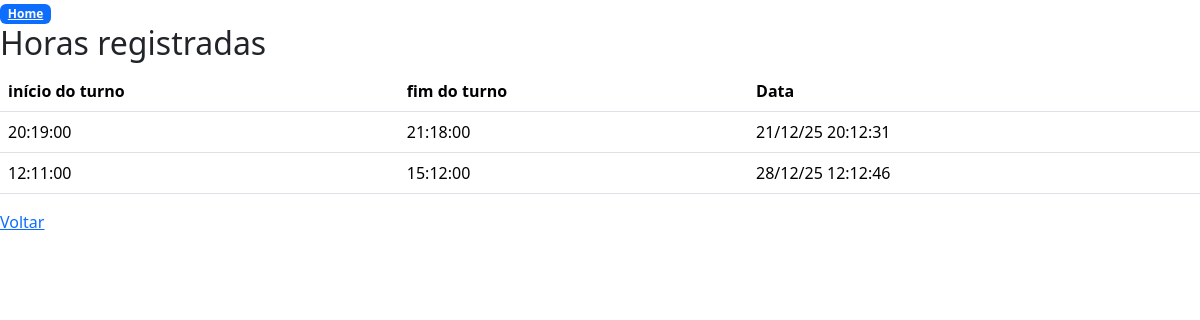
Screenshot of /horastrabalhadas.php?idestagiario=80&idprojeto=4 (signed in) with the database file from the repository.
### tables this page shows
CREATE TABLE `bancohoras` (
  `id` int NOT NULL AUTO_INCREMENT,
  `hora_entrada` time DEFAULT NULL,
  `hora_saida` time DEFAULT NULL,
  `data` datetime DEFAULT NULL,
  `idprojeto` int DEFAULT NULL,
  `idestagiario` int DEFAULT NULL,
  PRIMARY KEY (`id`)
);

### src/Controller/BancoHorasController.php (called while the page is built, shortened)
<?php
class BancoHorasController
{
    public function loadByIpes($idprojeto, $idestagiario){
        $model = new BancoHorasModel;
        $result = $model->loadByIpes($idprojeto, $idestagiario);
        return $result;
    }
}

### src/Model/BancoHorasModel.php (called while the page is built, shortened)
<?php
class BancoHorasModel
{
    protected $data;
    public function getData() {
        return $this->data;
    }
    protected $hora_entrada;
    public function getHoraEntrada()
    {
        return $this->hora_entrada;
    }
    protected $hora_saida;
    public function getHoraSaida()
    {
        return $this->hora_saida;
    }
public function loadByIpes($idprojeto, $idestagiario){
    $db = new ConexaoMysql();
        $db->conectar();
        $idprojeto = (int) $idprojeto;
        $idestagiario = (int) $idestagiario;
        $resultList = $db->consultarPrepared('SELECT * FROM bancohoras WHERE idprojeto = ? AND idestagiario = ?', 'ii', [$idprojeto, $idestagiario]);
        $db->desconectar();
        $listahoras= [];
        if ($db->total > 0) {
          foreach ($resultList as $value) {
            $obj = new BancoHorasModel;
            $obj->id=$value['id'];
            $obj->hora_entrada = $value['hora_entrada'];
            $obj->hora_saida = $value['hora_saida'];
        $obj->data= strtotime($value['data']);
        $obj->idprojeto= $value['idprojeto'];
        $obj->idestagiario = $value['idestagiario'];
        $listahoras[]=$obj;
          }
          return $listahoras;
}
    }
}

### src/Model/ConexaoMysql.php (called while the page is built, shortened)
<?php
class ConexaoMysql {
    protected $mysqli;
    protected $server = '127.0.0.1';
    protected $user = 'root';
    protected $pass = '';
    protected $dataBase = 'estagioctism';
    public function Conectar(){
        $this->mysqli = new mysqli($this->server, $this->user, $this-> pass, $this->dataBase);
        $this->mysqli->set_charset('utf8');
    }
    public function Desconectar(){
        if ($this->mysqli) {
            $this->mysqli = null;
        }
    }
    public function consultarPrepared($sql, $types = null, $params = []){
        $stmt = $this->mysqli->prepare($sql);
        if ($types && count($params) > 0) {
            $refs = [];
            $refs[] = $types;
            for ($i = 0; $i < count($params); $i++) {
                $refs[] = &$params[$i];
            }
            call_user_func_array([$stmt, 'bind_param'], $refs);
        }
        $stmt->execute();
        $result = $stmt->get_result();
        if ($result) {
            $this->total = $result->num_rows;
            $data = $result->fetch_all(MYSQLI_ASSOC);
            return $data;
        }
        return [];
    }
}

### horastrabalhadas.php (the view, shortened to what this page needs)
<?php
require_once 'shared/header.php';
?>
<div class="mb -4">
  <h2> Horas registradas</h2>
  <table class="table">
    <thead>
      <tr>
        <th scope="col">início do turno</th>
        <th scope="col">fim do turno</th>
        <th scope="col">Data</th>
      </tr>
    </thead>
    <tbody>
 <?php     $banco = new BancoHorasController; ?>
  <?php  $idprojeto= $_REQUEST['idprojeto']; ?>
  <?php $idestagiario = $_REQUEST['idestagiario']; ?>
    <?php   $loadbanco = $banco->loadByIpes($idprojeto, $idestagiario);?>
     <?php
          foreach ($loadbanco as $valuebanco): ?>
             <tr>
               <td><?php echo  $valuebanco->getHoraEntrada(); ?> </td>
               <td> <?php echo $valuebanco->getHoraSaida() ; ?></td>
               <td> <?php echo date('d/m/y H:m:s', $valuebanco->getData()); ?></td>
    </tr>
          <?php endforeach; ?>
    </tbody>
  </table>
<a href="home.php"> Voltar </a>
</div>
<?php
require_once 'shared/footer.php';
?>

### rows the page displays
bancohoras: hora_entrada "20:19:00", hora_saida "21:18:00", data "21/12/25 20:12:31"
bancohoras: hora_entrada "12:11:00", hora_saida "15:12:00", data "28/12/25 12:12:46"
